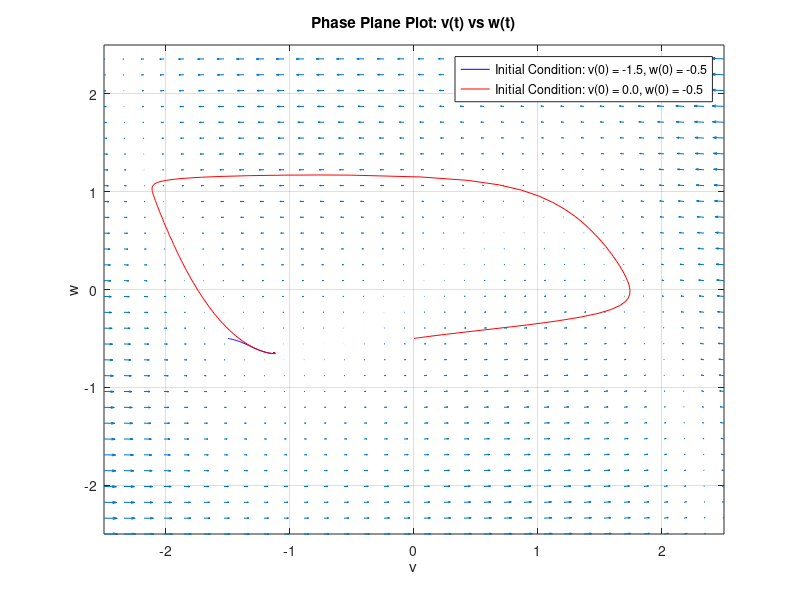
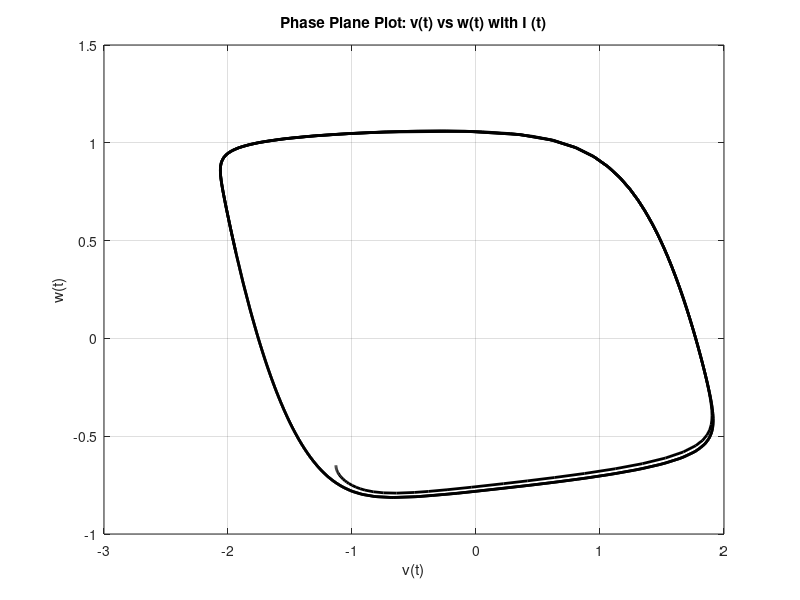
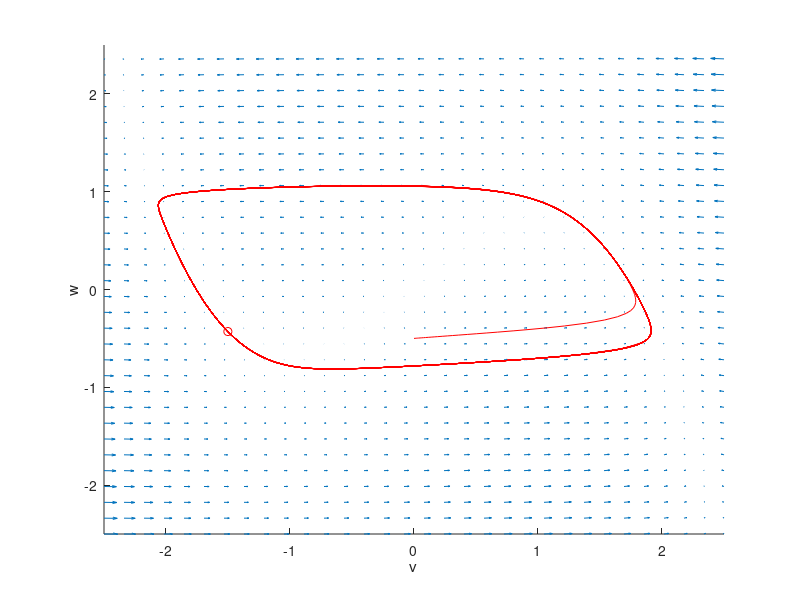

Recreate these plots in MATLAB, in order.
% model parameters
eps = 0.08;
a = 0.5;
b = 0.2;

% model definition
f = @(v,w) v - 1/3*v.^3 - w;
g = @(v,w) eps*(v + a -b*w);

%% single cell
dxdt =@ (t,x) [f(x(1),x(2)); g(x(1),x(2));];

% % solve!
[T,X] = ode45(dxdt,[0,1000], [-0,-0.5]);

% % part2
a_1=1.0;
f = @(v,w) v - 1/3*v.^3 - w;
g_p2 = @(v,w) eps*(v + a_1 -b*w);

dxdt_p2 =@ (t,x) [f(x(1),x(2)); g_p2(x(1),x(2));];
% Case 1 v0=-1.5, w0=-0.5
[T,X1] = ode45(dxdt_p2,[0,1000], [-1.5,-0.5]);
% Case 2 v0=0, w0=-0.5
[T,X2] = ode45(dxdt_p2,[0,1000], [0,-0.5]);

figure(405); clf; hold on;
set(gca, 'xlim', [-2.5, 2.5], 'ylim', [-2.5,2.5])
ylabel('w');
xlabel('v')

uArray = linspace(-2.5, 2.5,32);
wArray = linspace(-2.5, 2.52,32);

[uMesh,wMesh] = meshgrid(uArray, wArray);

% the Matlab plot command for a field of arrows is:
quiver(uMesh, wMesh, f(uMesh, wMesh), g_p2(uMesh,wMesh), 0.5)

plot(X(:,1),X(:,2),'-r')
plot(X(end,1),X(end,2), 'or')


% Plot v versus w for the first initial condition
figure;
plot(X1(:,1), X1(:,2), 'b-'); % Blue line for the first condition
hold on;

% Plot v versus w for the second initial condition
plot(X2(:,1), X2(:,2), 'r-'); % Red line for the second condition
steady_state_1 = X1(end, :)
steady_state_2 = X2(end, :)%  -1.1297   -0.6490
uArray = linspace(-2.5, 2.5,32);
wArray = linspace(-2.5, 2.52,32);

[uMesh,wMesh] = meshgrid(uArray, wArray);

% the Matlab plot command for a field of arrows is:
quiver(uMesh, wMesh, f(uMesh, wMesh), g_p2(uMesh,wMesh), 0.5)

% Add labels and title
xlabel('v(t)');
ylabel('w(t)');
title('Phase Plane Plot: v(t) vs w(t)');
legend('Initial Condition: v(0) = -1.5, w(0) = -0.5', ...
       'Initial Condition: v(0) = 0.0, w(0) = -0.5', ...
       'Location', 'Best');
grid on;



%% include I(t) current and stimulate at t=40~47
%a=1.0
a_2 = 1.0;
% Current injection parameters
I0 = 1.0;
tStart = 40;
tStop = 47;
I = @(t) I0*(t > tStart).*(t < tStop); % Current injection function
% model definition
f_2 = @(v,w,t) v - 1/3*v.^3 - w+I(t);
g_2 = @(v,w) eps*(v + a_2 -b*w);

% Define ODE system
dxdt_I = @(t,x) [f_2(x(1), x(2), t); g_2(x(1), x(2))];

% Set initial conditions close to the steady state
initial_conditions = [-1.1297   -0.6490];  % Use your calculated steady state values

% Simulate over time period, including the injection time
[T, X_I] = ode45(dxdt, [0, 100], initial_conditions);
% Plot v(t) and w(t) over time

set(gca, 'xlim', [-2.5, 2.5], 'ylim', [-2.5,2.5])
ylabel('w');
xlabel('v')
figure
plot(X_I(:,1), X_I(:,2), 'k-', 'LineWidth', 2);
title('Phase Plane Plot: v(t) vs w(t) with I (t)');
xlabel('v(t)');
ylabel('w(t)');
grid on;

% question3
% model definition
f_3 = @(v,w,t) v(i) - 1/3*v(i).^3 - w(i)+I(t)+D(v(i-1)-2*v(i)+v(i+1));
g_3 = @(v,w) eps*(v(i) + a_2 -b*w(i));